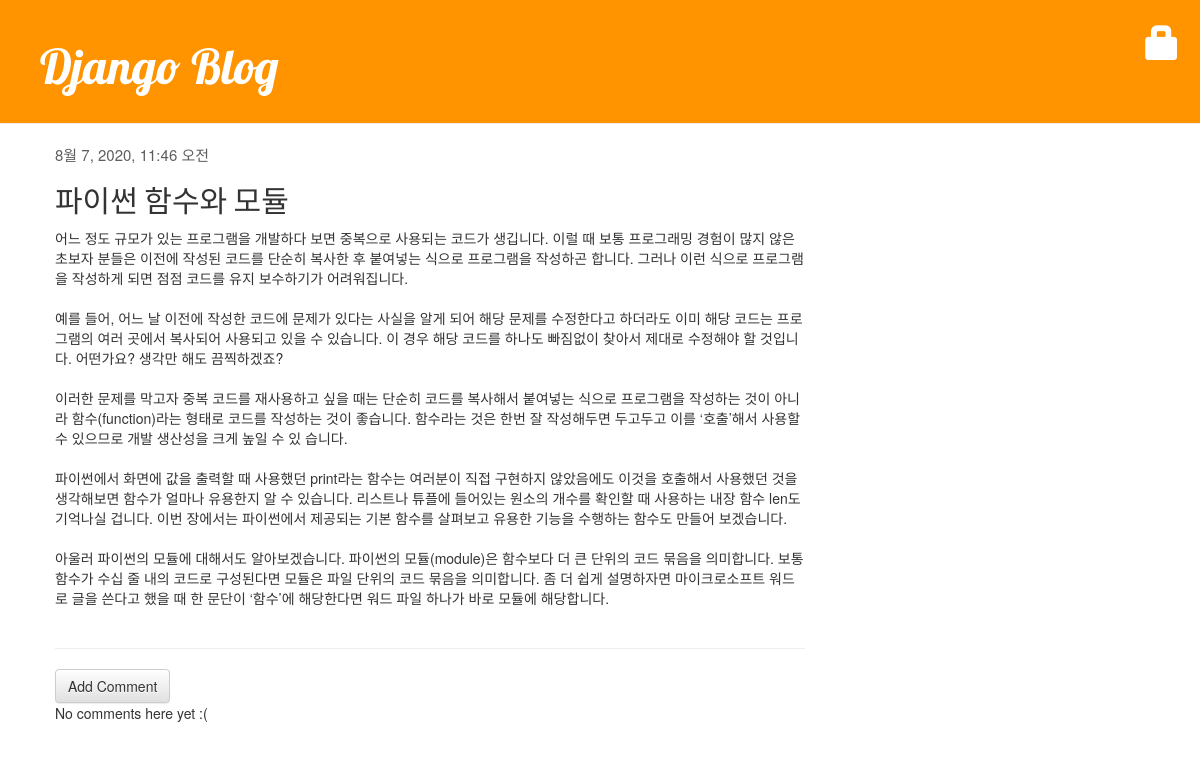
The app's page /post/4/ with its own data.
### blog/models.py (models this page shows, shortened)
class Post(models.Model):
    author = models.ForeignKey('auth.User', on_delete=models.CASCADE)
    title = models.CharField(max_length=200, validators=[min_length_3_validator])
    text = models.TextField()
    created_data = models.DateTimeField(default=timezone.now)
    published_date = models.DateTimeField(blank=True, null=True)

### blog/views.py (the view)
# urls.py: path('post/<int:pk>/', views.post_detail, name='post_detail'),
def post_detail(request, pk):
    post = get_object_or_404(Post, pk=pk)
    return render(request, 'blog/post_detail.html', {'post':post})

### blog/templates/blog/post_detail.html (shortened to what this page needs)
{% extends 'blog/base.html' %}
{% block content %}
    <div class="post">
        {% if post.published_date %}
        <div class="date">
            {{ post.published_date }}
        </div>
        {% endif %}
        <div>
            <h2>{{ post.title }}</h2>
        </div>
        <div>
            <p>{{ post.text|linebreaksbr }}</p>
        </div>
    </div>
<hr>
<a class="btn btn-default" href="{% url 'add_comment_to_post' pk=post.pk %}">Add Comment</a>
{% for comment in post.comments.all %}
    <div class="comment">
        <div class="date">
            {{ comment.created_date }}
            {% if not comment.approved_comment %}
                <a class="btn btn-default" href="{% url 'comment_remove' pk=comment.pk %}">
                    <span class="glyphicon glyphicon-remove"></span>
                </a>
                <a class="btn btn-default" href="{% url 'comment_approve' pk=comment.pk %}">
                    <span class="glyphicon glyphicon-ok"></span>
                </a>
            {% endif %}
        </div>
        <strong>{{comment.author}}</strong>
        <p>{{comment.text|linebreaksbr}}</p>
    </div>
{% empty %}
    <p>No comments here yet :( </p>
{% endfor %}
{% endblock %}

### blog/static/css/blog.css (style rules this page uses)
h1, h2, h3, h4 { font-family: 'Lobster', cursive; }
.post { margin-bottom: 40px; }
.date { color: #5e5e5e; font-size:15px; }

### records on screen
Post: published_date "8월 7, 2020, 11:46 오전", title "파이썬 함수와 모듈", text "어느 정도 규모가 있는 프로그램을 개발하다 보면 중복으로 사용되는 코드가 생깁니다. 이럴 때 보통 프로그래밍 경험이 많지 않은 초보자 분들은 이전에 작성된 코드를 단순히 복사한 후 붙여넣는 식으로 프로그램을 작성하곤 합니다. 그러나 이런 식으로 프로그램을 작성하게 되면 점점 코드를 유지 보수하기가 어려워집니다. 예를 들어, 어느 날 이전에 작성한 코드에 문제가 있다는 사실을 알게 되어 해당 문제를 수정한다고 하더라도 이미 해당 코드는 프로그램의 여러 곳에서 복사되어 사용되고 있을 수 있습니다. 이 경우 해당 코드를 하나도 빠짐없이 찾아서 제대로 수정해야 할 것입니다. 어떤가요? 생각만 해도 끔찍하겠죠? 이러한 문제를 막고자 중복 코드를 재사용하고 싶을 때는 단순히 코드를 복사해서 붙여넣는 식으로 프로그램을 작성하는 것이 아니라 함수(function)라는 형태로 코드를 작성하는 것이 좋습니다. 함수라는 것은 한번 잘 작성해두면 두고두고 이를 ‘호출’해서 사용할 수 있으므로 개발 생산성을 크게 높일 수 있 습니다. 파이썬에서 화면에 값을 출력할 때 사용했던 print라는 함수는 여러분이 직접 구현하지 않았음에도 이것을 호출해서 사용했던 것을 생각해보면 함수가 얼마나 유용한지 알 수 있습니다. 리스트나 튜플에 들어있는 원소의 개수를 확인할 때 사용하는 내장 함수 len도 기억나실 겁니다. 이번 장에서는 파이썬에서 제공되는 기본 함수를…"
